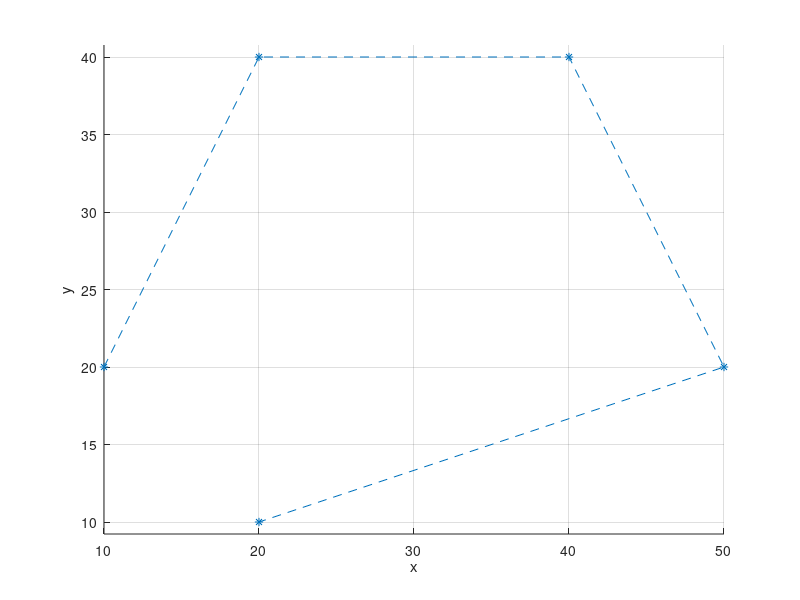

The MATLAB script that drew this image: (Note: this script raises an error after producing the figure.)
clear;
hold on;
axis equal;
grid on;
%%Bezier Gorbe
xlabel('x');
ylabel('y');

Px = [10 20 40 50 20];
Py = [20 40 40 20 10];
plot(Px, Py, '--*');

n = 4;
syms t;
t0 = 0;
t1 = 1;

x(t) = 0*t;
y(t) = 0*t;

for i=0:n
    b = nchoosek(n, i) * t^i * (1-t)^(n-i);
    x(t) = x(t) + Px(i+1) * b;
    y(t) = y(t) + Py(i+1) * b;
end

fplot(x, y, [t0 t1]);


v1 = [ n*(Px(2)-Px(1)), n*(Py(2)-Py(1))];
v2 = [ n*(Px(5)-Px(4)), n*(Py(5)-Py(4))];

quiver(Px(1), Py(1), v1(1), v1(2));
quiver(Px(5), Py(5), v2(1), v2(2));

hold off;